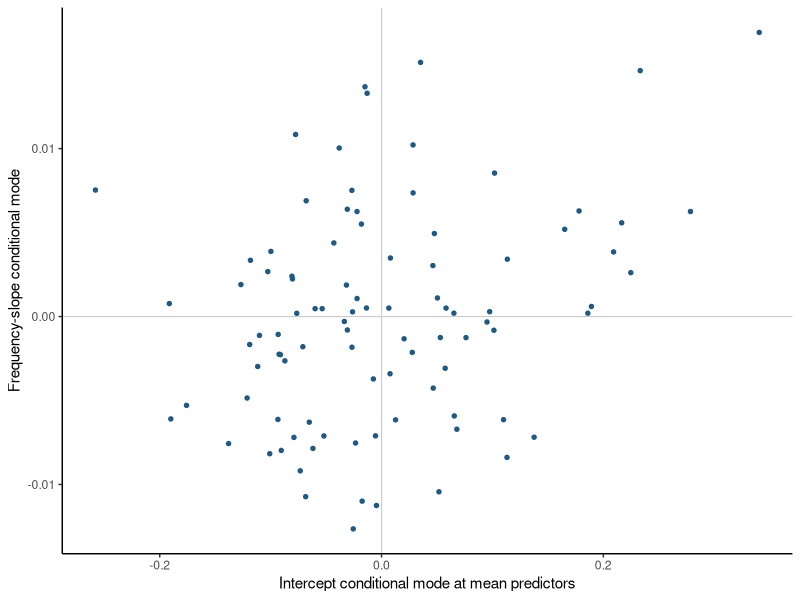

The R script that drew this image:
## ---- chunk 1
#| label: mald-random-correlation
library(lme4)
library(ggplot2)

mald <- read.csv("data/mald/mald-connected-trials.csv")
mald <- subset(mald, correct == 1L)

standardize <- function(x) {
  as.numeric(scale(x))
}

mald$z_frequency <- standardize(mald$log_frequency_subtlex)
mald$z_duration <- standardize(mald$log_duration)
mald$z_trial <- standardize(mald$trial_order)

fit <- lmer(
  log_rt ~ z_frequency + z_duration + z_trial +
    (1 + z_frequency | participant_id) +
    (1 | item),
  data = mald,
  control = lmerControl(
    optimizer = "bobyqa",
    optCtrl = list(maxfun = 200000L)
  )
)

participant_covariance <- as.data.frame(VarCorr(fit))
participant_correlation <- participant_covariance$sdcor[
  participant_covariance$grp == "participant_id" &
    participant_covariance$var1 == "(Intercept)" &
    !is.na(participant_covariance$var2) &
    participant_covariance$var2 == "z_frequency"
]
frequency_slope_sd <- participant_covariance$sdcor[
  participant_covariance$grp == "participant_id" &
    participant_covariance$var1 == "z_frequency" &
    is.na(participant_covariance$var2)
]

c(
  intercept_frequency_correlation = participant_correlation,
  frequency_slope_sd = frequency_slope_sd
)

participant_sigma <- as.matrix(VarCorr(fit)$participant_id)
correlation_after_recentering <- function(c) {
  transformed_covariance <- participant_sigma[1L, 2L] +
    c * participant_sigma[2L, 2L]
  transformed_intercept_variance <- participant_sigma[1L, 1L] +
    2 * c * participant_sigma[1L, 2L] +
    c^2 * participant_sigma[2L, 2L]
  transformed_covariance / sqrt(
    transformed_intercept_variance * participant_sigma[2L, 2L]
  )
}
data.frame(
  centering_shift_in_standardized_frequency = c(0, 1),
  implied_intercept_slope_correlation = c(
    correlation_after_recentering(0),
    correlation_after_recentering(1)
  )
)
## ---- chunk 2
#| label: random-correlation-plot
participant_effects <- ranef(fit)$participant_id
effect_plot <- data.frame(
  intercept_deviation = participant_effects[["(Intercept)"]],
  slope_deviation = participant_effects[["z_frequency"]]
)

ggplot(
  effect_plot,
  aes(x = intercept_deviation, y = slope_deviation)
) +
  geom_hline(yintercept = 0, color = "grey80", linewidth = 0.4) +
  geom_vline(xintercept = 0, color = "grey80", linewidth = 0.4) +
  geom_point(size = 1.2, color = "#1F5A85") +
  labs(
    x = "Intercept conditional mode at mean predictors",
    y = "Frequency-slope conditional mode"
  ) +
  theme_classic()
